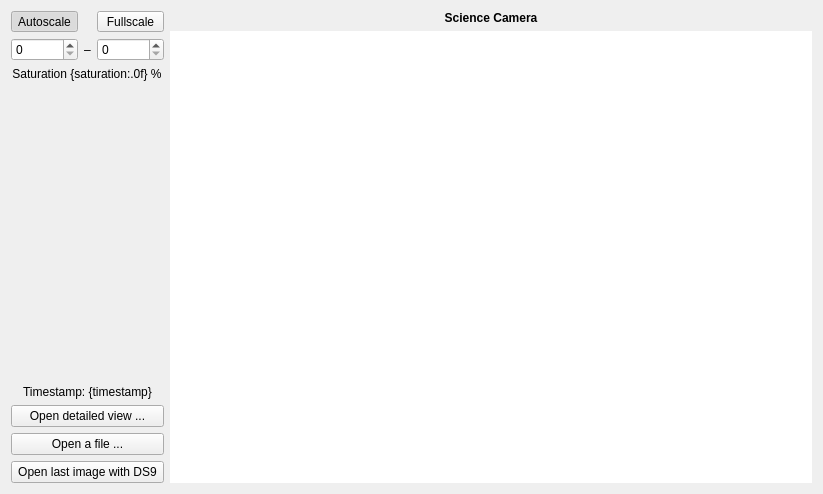
<?xml version="1.0" encoding="UTF-8"?>
<ui version="4.0">
 <class>FLIWidget</class>
 <widget class="QWidget" name="FLIWidget">
  <property name="geometry">
   <rect>
    <x>0</x>
    <y>0</y>
    <width>823</width>
    <height>494</height>
   </rect>
  </property>
  <property name="windowTitle">
   <string>Science Camera - KalAO</string>
  </property>
  <layout class="QGridLayout" name="gridLayout" columnstretch="0,1">
   <item row="0" column="1">
    <widget class="QLabel" name="title_label">
     <property name="font">
      <font>
       <bold>true</bold>
      </font>
     </property>
     <property name="text">
      <string>Science Camera</string>
     </property>
     <property name="alignment">
      <set>Qt::AlignCenter</set>
     </property>
    </widget>
   </item>
   <item row="1" column="1">
    <widget class="KGraphicsView" name="camera_view">
     <property name="enabled">
      <bool>true</bool>
     </property>
     <property name="frameShape">
      <enum>QFrame::NoFrame</enum>
     </property>
     <property name="verticalScrollBarPolicy">
      <enum>Qt::ScrollBarAlwaysOff</enum>
     </property>
     <property name="horizontalScrollBarPolicy">
      <enum>Qt::ScrollBarAlwaysOff</enum>
     </property>
     <property name="sizeAdjustPolicy">
      <enum>QAbstractScrollArea::AdjustToContents</enum>
     </property>
    </widget>
   </item>
   <item row="0" column="0" rowspan="2">
    <layout class="QVBoxLayout" name="side_layout">
     <item>
      <layout class="QGridLayout" name="scale_layout" columnstretch="1,0,1">
       <item row="2" column="0" colspan="3" alignment="Qt::AlignHCenter|Qt::AlignVCenter">
        <widget class="KLabel" name="saturation_label">
         <property name="text">
          <string>Saturation {saturation:.0f} %</string>
         </property>
         <property name="alignment">
          <set>Qt::AlignCenter</set>
         </property>
        </widget>
       </item>
       <item row="1" column="0">
        <widget class="KScaledDoubleSpinbox" name="min_spinbox">
         <property name="keyboardTracking">
          <bool>false</bool>
         </property>
         <property name="decimals">
          <number>0</number>
         </property>
         <property name="minimum">
          <double>0.000000000000000</double>
         </property>
         <property name="maximum">
          <double>100000.000000000000000</double>
         </property>
         <property name="singleStep">
          <double>100.000000000000000</double>
         </property>
        </widget>
       </item>
       <item row="1" column="2" alignment="Qt::AlignVCenter">
        <widget class="KScaledDoubleSpinbox" name="max_spinbox">
         <property name="keyboardTracking">
          <bool>false</bool>
         </property>
         <property name="decimals">
          <number>0</number>
         </property>
         <property name="minimum">
          <double>0.000000000000000</double>
         </property>
         <property name="maximum">
          <double>100000.000000000000000</double>
         </property>
         <property name="singleStep">
          <double>100.000000000000000</double>
         </property>
        </widget>
       </item>
       <item row="1" column="1">
        <widget class="QLabel" name="minmax_label">
         <property name="text">
          <string>–</string>
         </property>
        </widget>
       </item>
       <item row="0" column="2">
        <widget class="QToolButton" name="fullscale_button">
         <property name="sizePolicy">
          <sizepolicy hsizetype="Minimum" vsizetype="Fixed">
           <horstretch>0</horstretch>
           <verstretch>0</verstretch>
          </sizepolicy>
         </property>
         <property name="text">
          <string>Fullscale</string>
         </property>
         <property name="checkable">
          <bool>true</bool>
         </property>
        </widget>
       </item>
       <item row="0" column="0">
        <widget class="QToolButton" name="autoscale_button">
         <property name="sizePolicy">
          <sizepolicy hsizetype="Minimum" vsizetype="Fixed">
           <horstretch>0</horstretch>
           <verstretch>0</verstretch>
          </sizepolicy>
         </property>
         <property name="text">
          <string>Autoscale</string>
         </property>
         <property name="checkable">
          <bool>true</bool>
         </property>
         <property name="checked">
          <bool>true</bool>
         </property>
        </widget>
       </item>
      </layout>
     </item>
     <item>
      <spacer name="verticalSpacer">
       <property name="orientation">
        <enum>Qt::Vertical</enum>
       </property>
       <property name="sizeHint" stdset="0">
        <size>
         <width>20</width>
         <height>40</height>
        </size>
       </property>
      </spacer>
     </item>
     <item>
      <widget class="KLabel" name="timestamp_label">
       <property name="text">
        <string>Timestamp: {timestamp}</string>
       </property>
       <property name="alignment">
        <set>Qt::AlignCenter</set>
       </property>
      </widget>
     </item>
     <item>
      <widget class="QPushButton" name="fits_viewer_button">
       <property name="text">
        <string>Open detailed view ...</string>
       </property>
      </widget>
     </item>
     <item>
      <widget class="QPushButton" name="open_button">
       <property name="text">
        <string>Open a file ...</string>
       </property>
      </widget>
     </item>
     <item>
      <widget class="QPushButton" name="ds9_button">
       <property name="text">
        <string>Open last image with DS9</string>
       </property>
      </widget>
     </item>
    </layout>
   </item>
  </layout>
 </widget>
 <customwidgets>
  <customwidget>
   <class>KLabel</class>
   <extends>QLabel</extends>
   <header>kalao</header>
  </customwidget>
  <customwidget>
   <class>KGraphicsView</class>
   <extends>QGraphicsView</extends>
   <header>kalao</header>
  </customwidget>
  <customwidget>
   <class>KScaledDoubleSpinbox</class>
   <extends>QDoubleSpinBox</extends>
   <header>kalao</header>
  </customwidget>
 </customwidgets>
 <resources/>
 <connections/>
</ui>
